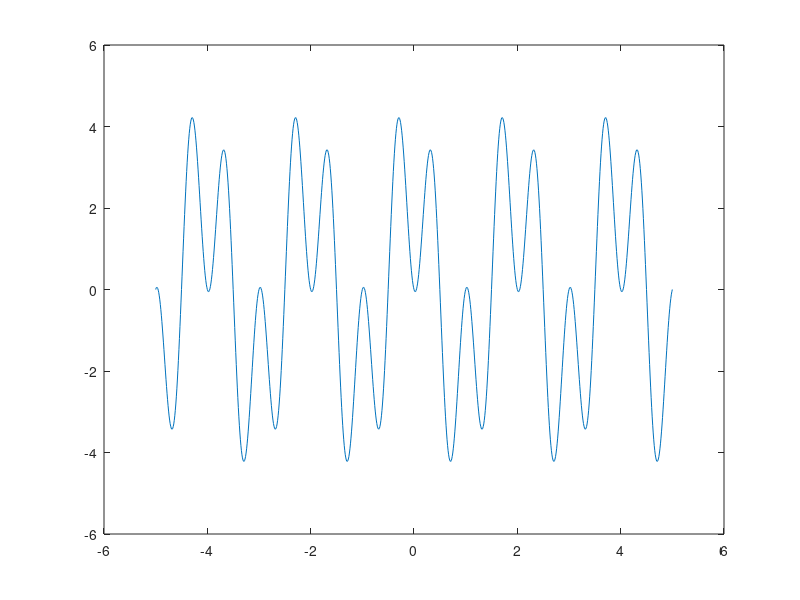
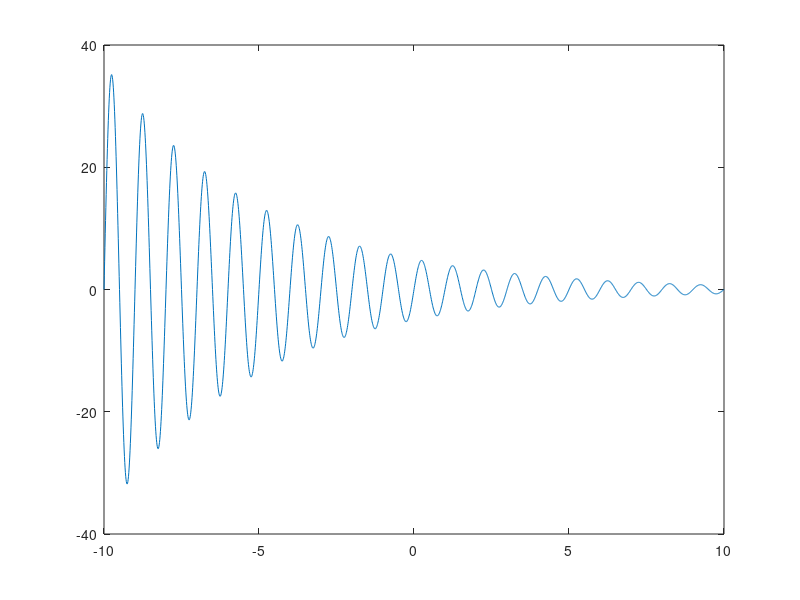
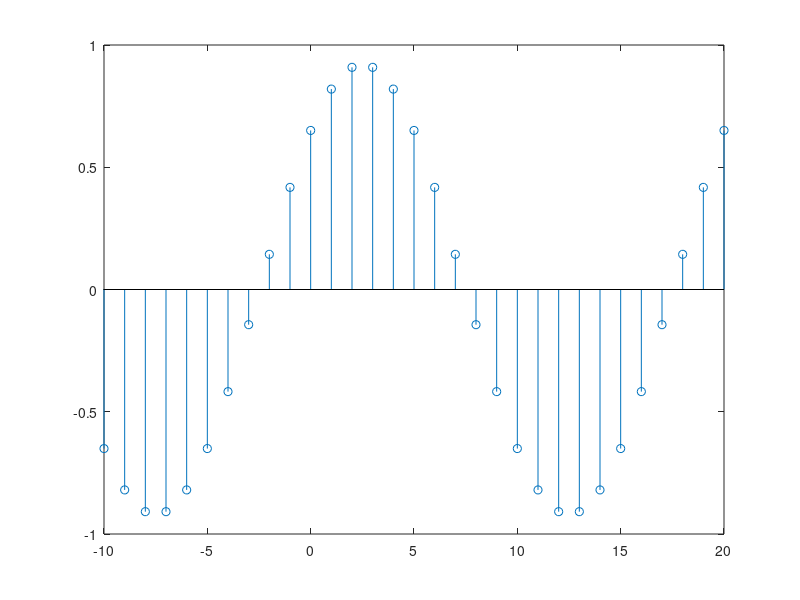
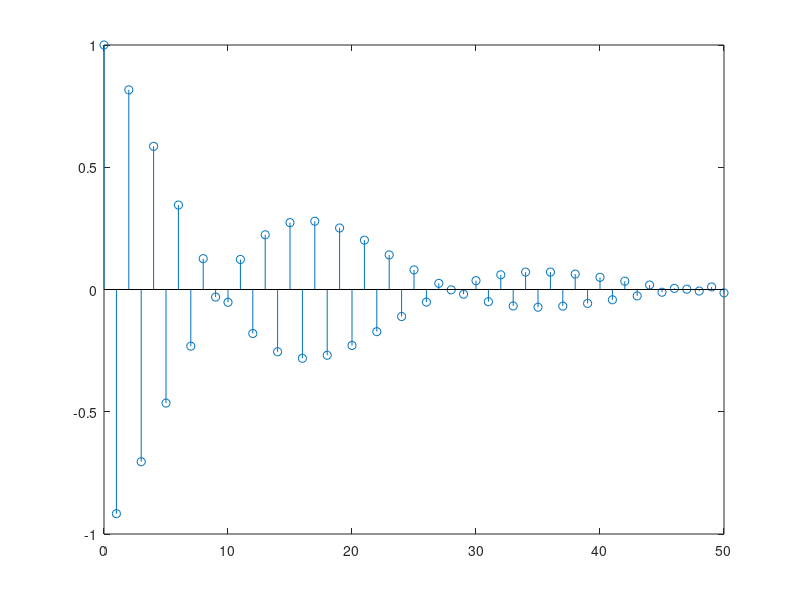

The MATLAB source for these figures, in order:
t=-5:0.01:5;
x=5.*sin(2.*pi.*(t)).*cos(pi.*(t)-8);
figure(1);
plot(t,x)

t=-10:0.01:10;
x=5.*exp(-0.2.*t).*sin(2.*pi.*t);
figure(2);
plot(t,x)

k = -10:20;
f = -0.92.*sin(0.1.*pi.*k-3.*pi./4);
figure (3);
stem(k,f)

k=0:50;
f= (-0.93).^k.*exp(j.*pi.*k/sqrt(350));
figure(4);
stem(k,f)
